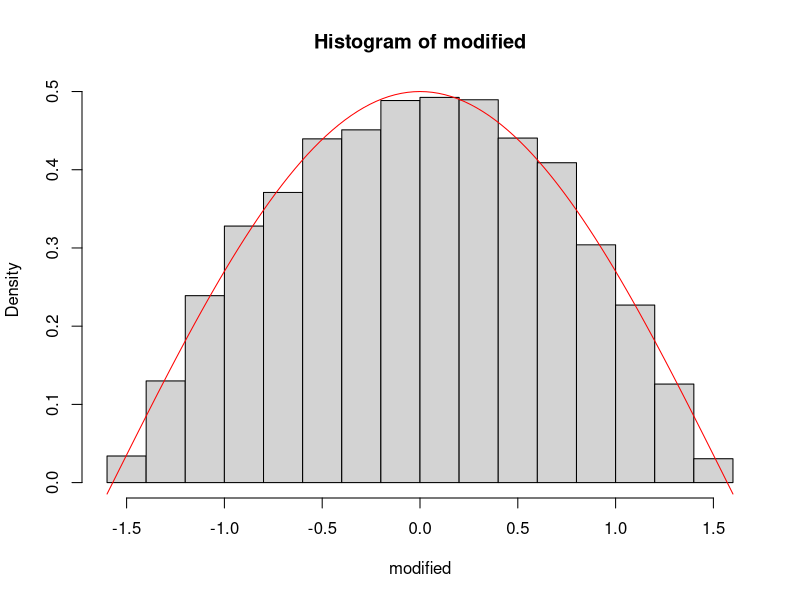
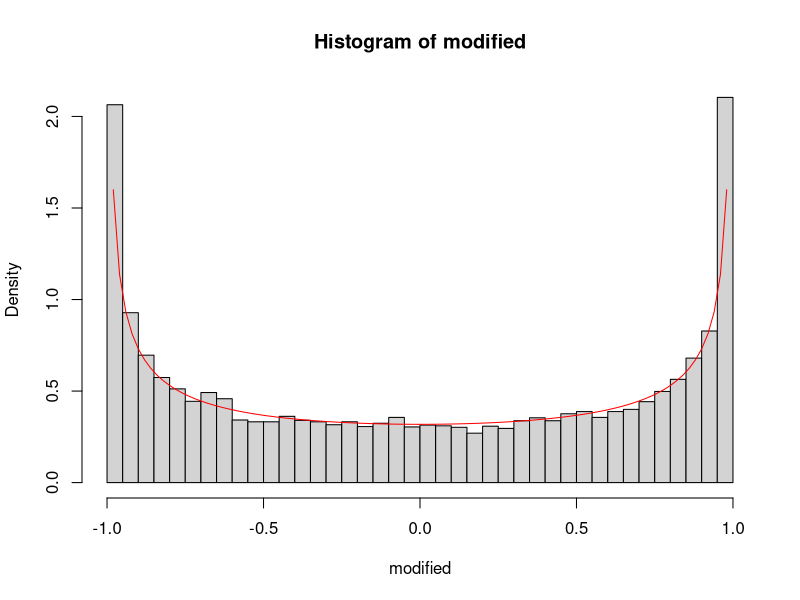

These figures' R source, in order:
# setwd("Workshop/Week5")
# cleanup
rm(list=ls())

randNumbs <- runif(10^4, 0,1)
modified <- asin(2*randNumbs - 1)

hist(modified, breaks = 20, probability = TRUE)
curve(0.5*cos(x), add = TRUE, col = "red")
# matches!

randNumbs <- runif(10^4, 0,pi)
modified <- cos(randNumbs)

hist(modified, breaks = 40, probability = TRUE)
curve(1/(pi * sqrt(1-x^2)), add = TRUE, col = "red")

# yes the resulting density function is as what is stated!
